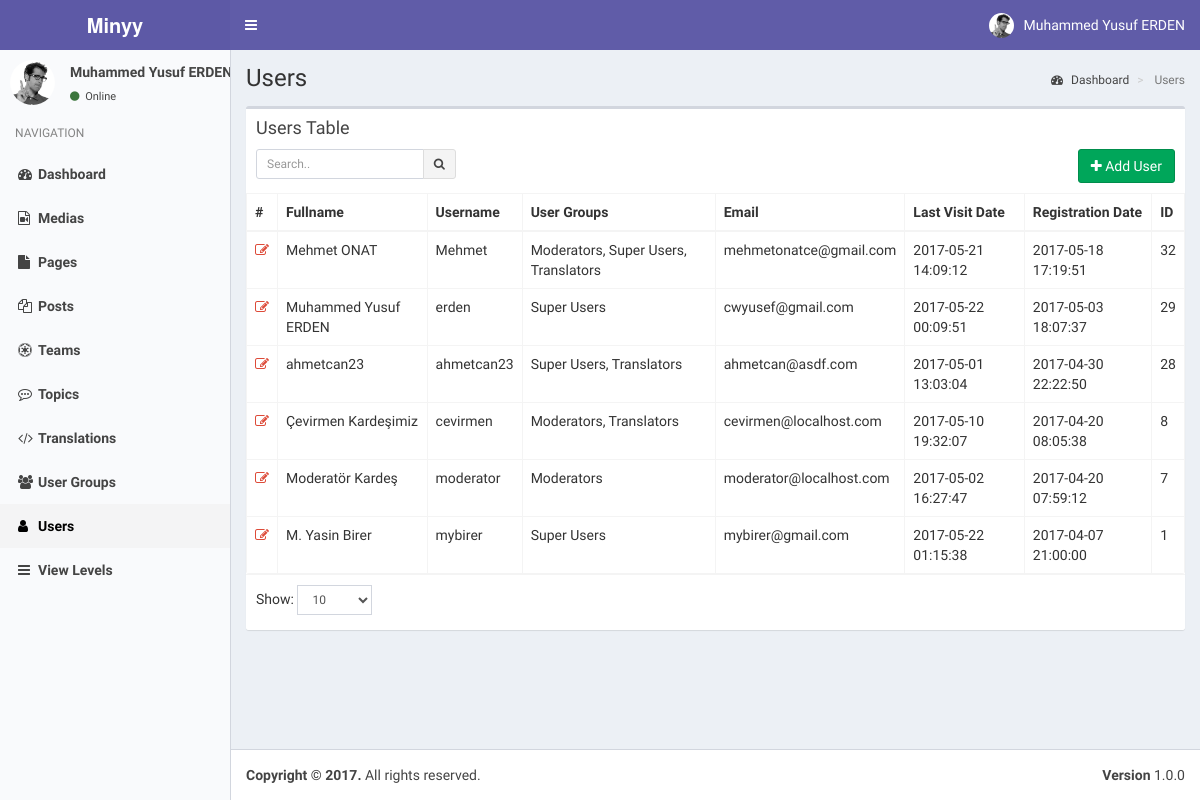
/index.php?controller=module&action=users (signed in), run on an earlier commit of the app's database.
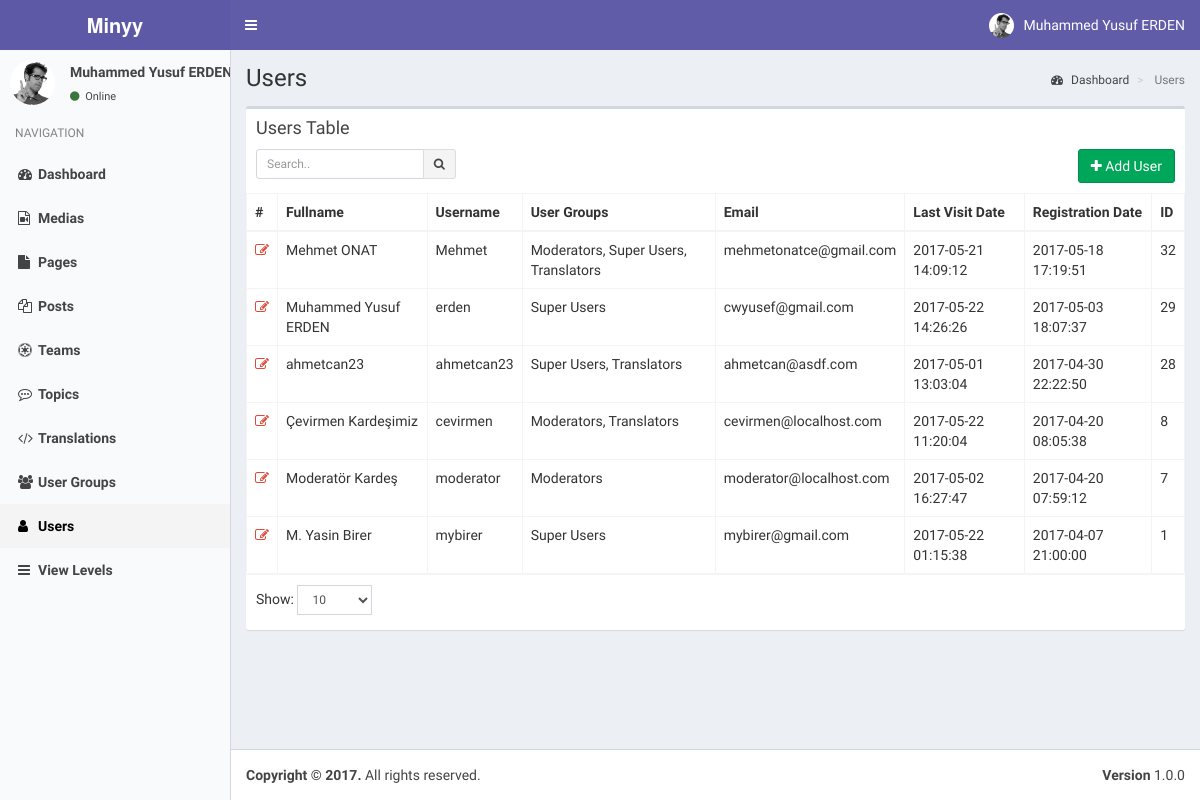
And on a later commit of the database.
### tables this page shows
CREATE TABLE `users` (
  `pk_user_id` int(11) NOT NULL,
  `username` varchar(50) NOT NULL,
  `password` varchar(50) NOT NULL,
  `email` varchar(75) NOT NULL,
  `last_visit` timestamp NOT NULL DEFAULT CURRENT_TIMESTAMP,
  `fullname` varchar(50) DEFAULT NULL,
  `registration_date` timestamp NULL DEFAULT CURRENT_TIMESTAMP
);

CREATE TABLE `modules` (
  `pk_module_id` int(11) NOT NULL,
  `name` varchar(20) NOT NULL,
  `icon` varchar(30) DEFAULT NULL,
  `module_key` varchar(20) NOT NULL,
  `does` text,
  `params` text
);

### helpers/view_helper.php (called while the page is built, shortened)
<?php
class ViewHelper
{
    private static $__layout='public';
    public static function getView($viewFolder,$viewFile){
        Functions::requireFile('views/'.$viewFolder,$viewFile.'.php');
    }
    public static function setLayout($layout){
        self::$__layout=$layout;
    }
    public static function getHeader(){
        require_once('views/'.self::$__layout.'_header.php');
    }
}
?>

### controllers/users_controller.php (called while the page is built, shortened)
<?php
class UsersController implements ModuleInterface
{
    public static function getList($params=array()) {
        $search_term=isset($_GET['search_term']) ? Functions::clearString($_GET['search_term']) : "";
        $order_by=isset($_GET['order_by']) && !empty($_GET['order_by']) ? strtolower(Functions::clearString($_GET['order_by'])) : "id";
        $order_dir=isset($_GET['order_dir']) && !empty($_GET['order_dir']) ? strtolower(Functions::clearString($_GET['order_dir'])) : "desc";
        $limit=isset($_GET['limit']) && !empty($_GET['limit']) ? (int) Functions::clearString($_GET['limit']) : 20;
        $page=isset($_GET['page']) && !empty($_GET['page']) ? (int) Functions::clearString($_GET['page']) : 1;
        $offset=($page-1)*$limit;
        $params=[
            "search_term"=>$search_term,
            "order_by"=>$order_by,
            "order_dir"=>$order_dir,
            "limit"=>$limit,
            "offset"=>$offset
        ];
        $objList = Users::getObjList($params);
        $gparams=[
            "search_term"=>"",
            "order_by"=>"name",
            "order_dir"=>"asc",
            "limit"=>"1000",
            "offset"=>"0"
        ];
        $groupList= UserGroups::getObjList($gparams);
        ViewHelper::getView('users','users');
    }
}
?>

### index.php (called while the page is built, shortened)
<?php
require_once('helpers/view_helper.php');
require_once('helpers/functions_helper.php');
require_once('helpers/module_helper.php');
require_once('models/users_model.php');
require_once('models/user_groups_model.php');
require_once('models/view_levels_model.php');
require_once('routes.php');

### models/users_model.php (called while the page is built, shortened)
<?php
class Users implements DatabaseObject {
    public $groups;
    public function __construct($pk_user_id,$username,$password,$email,$last_visit,$fullname,$registration_date){
        $this->fullname=$fullname;
        $this->groups=$this->getUserGroups($pk_user_id);
        $this->modules=$this->getUserModules($pk_user_id);
    }
    public static function getObjList($params){
        $list = [];
        $order_dirs=array("desc","asc");
        $key=array_search($params["order_dir"],$order_dirs);
        $order_dir=$order_dirs[($key) ? $key : 0];
        $order_columns=array("pk_user_id", "username", "email", "last_visit", "fullname", "registration_date");
        $key=array_search($params["order_by"],$order_columns);
        $order_by=$order_columns[($key) ? $key : 0];
        $limit=$params["limit"] ? $params["limit"] : "20";
        $offset=$params["offset"] ? $params["offset"] : "0";
        $query="SELECT * FROM users";
        $query.=" ORDER BY $order_by $order_dir LIMIT :offset , :limit";
        $db = Db::getInstance();
        $req = $db->prepare($query);
        $req->bindValue(':limit', intval($limit), PDO::PARAM_INT);
        $req->bindValue(':offset', intval($offset), PDO::PARAM_INT);
        $req->execute();
        foreach($req->fetchAll() as $obj) {
            $list[] = new Users( $obj['pk_user_id'],
                                $obj['username'],
                                $obj['password'],
                                $obj['email'],
                                $obj['last_visit'],
                                $obj['fullname'],
                                $obj['registration_date']);
        }
        return $list;
    }
    public static function getObj($id){
        try{
            $db = Db::getInstance();
            $id = intval($id);
            $req = $db->prepare('SELECT * FROM users WHERE pk_user_id = :pk_user_id');
            $req->execute(array('pk_user_id' => $id));
            $obj = $req->fetch();
            if($obj){
                return new Users( $obj['pk_user_id'],
                                    $obj['username'],
                                    $obj['password'],
                                    $obj['email'],
                                    $obj['last_visit'],
                                    $obj['fullname'],
                                    $obj['registration_date']);
            }
            else{
                return [];
            }
        }
        catch (PDOException $e){
            return $e->getMessage();
        }
    }
    public function getUserGroups($id){
        try{
            $db = Db::getInstance();
            $id = intval($id);
            $req = $db->prepare('SELECT * FROM user_usergroup_map WHERE pk_user_id = :pk_user_id');
            $req->execute(array('pk_user_id' => $id));
            $list=[];
            foreach($req->fetchAll() as $obj) {
                $list[]= $obj['pk_group_id'];
            }
            return $list;
        }
        catch (PDOException $e){
            return $e->getMessage();
        }
    }
    public function getUserModules(){
        $modules=[];
        $params=[
            "search_term"=>"",
            "order_by"=>"name",
            "order_dir"=>"asc",
            "limit"=>"1000",
            "offset"=>"0"
        ];
        $viewLevels=ViewLevels::getObjList($params);
        foreach($viewLevels as $viewObj){
            $voGroups=json_decode($viewObj->groups);
            $voModules=json_decode($viewObj->modules,true);
            foreach($this->groups as $uoGroup){
                if(in_array($uoGroup,$voGroups)){
                    $keys = array_keys($voModules);
                    foreach($keys as $key){
                        if(array_key_exists($key,$modules)){
                            $temp=array_merge($modules[$key],$voModules[$key]);
                            $modules[$key]=array_unique($temp);
                        }
                        else{
                            $modules[$key]=$voModules[$key];
                        }
                    }
                }
            }
        }
        ksort($modules);
        return $modules;
    }
}

### models/view_levels_model.php (called while the page is built, shortened)
<?php
class ViewLevels implements DatabaseObject {
    public function __construct($pk_view_level_id,$title,$groups,$modules){
        $this->groups=$groups;
        $this->modules=$modules;
    }
    public static function getObjList($params){
        $list = [];
        $order_dirs=array("desc","asc");
        $key=array_search($params["order_dir"],$order_dirs);
        $order_dir=$order_dirs[($key) ? $key : 0];
        $order_columns=array("pk_view_level_id", "title");
        $key=array_search($params["order_by"],$order_columns);
        $order_by=$order_columns[($key) ? $key : 0];
        $limit=$params["limit"] ? $params["limit"] : "20";
        $offset=$params["offset"] ? $params["offset"] : "0";
        $query="SELECT * FROM view_levels";
        $query.=" ORDER BY $order_by $order_dir LIMIT :offset , :limit";
        $db = Db::getInstance();
        $req = $db->prepare($query);
        $req->bindValue(':limit', intval($limit), PDO::PARAM_INT);
        $req->bindValue(':offset', intval($offset), PDO::PARAM_INT);
        $req->execute();
        foreach($req->fetchAll() as $obj) {
            $list[] = new ViewLevels( $obj['pk_view_level_id'],
                                $obj['title'],
                                $obj['groups'],
                                $obj['modules']);
        }
        return $list;
    }
}

### helpers/module_helper.php (called while the page is built, shortened)
<?php
class ModuleHelper
{
    public static function getModules(){
        try{
            $db = Db::getInstance();
            $req = $db->prepare('SELECT * FROM modules');
            $req->execute();
            $res=$req->fetchAll(PDO::FETCH_ASSOC);
            $returnArray=[];
            foreach($res as $obj){
                $returnArray[$obj['module_key']]=$obj;
            }
            return $returnArray;
        }
        catch(PDOException $e){
            return [];
            var_dump($e);
            die('Die...');
        }
    }
}
?>

### models/user_groups_model.php (called while the page is built, shortened)
<?php
class UserGroups implements DatabaseObject {
    public function __construct($pk_group_id,$name){
        $this->name=$name;
    }
    public static function getObjList($params){
        $list = [];
        $order_dirs=array("desc","asc");
        $key=array_search($params["order_dir"],$order_dirs);
        $order_dir=$order_dirs[($key) ? $key : 0];
        $order_columns=array("pk_group_id", "name");
        $key=array_search($params["order_by"],$order_columns);
        $order_by=$order_columns[($key) ? $key : 0];
        $limit=$params["limit"] ? $params["limit"] : "20";
        $offset=$params["offset"] ? $params["offset"] : "0";
        $query="SELECT * FROM user_groups";
        $query.=" ORDER BY $order_by $order_dir LIMIT :offset , :limit";
        $db = Db::getInstance();
        $req = $db->prepare($query);
        $req->bindValue(':limit', intval($limit), PDO::PARAM_INT);
        $req->bindValue(':offset', intval($offset), PDO::PARAM_INT);
        $req->execute();
        foreach($req->fetchAll() as $obj) {
            $list[] = new UserGroups( $obj['pk_group_id'],
                                $obj['name']);
        }
        return $list;
    }
}

### views/users/users.php (the view, shortened to what the rows shown need)
<?php ViewHelper::getHeader(); ?>
<?php
    global $objList;
    global $params;
    global $groupList;
?>
<section class="content-header">
    <h1>
    </h1>
    <ol class="breadcrumb">
    <li><a href="index.php"><i class="fa fa-dashboard"></i> <?php T::__("Dashboard"); ?></a></li>
    <li class="active"> <?php T::__("Users"); ?></li>
    </ol>
</section>
<section class="content">
    <div class="row">
    <div class="col-xs-12">
        <div class="box">
        <div class="box-header">
            <h3 class="box-title"><?php T::__("Users Table"); ?></h3>
            <div class="box-toolbox">
            <form id="search-form">
            <div class="input-group input-group-sm pull-left search-form">
                <input type="text" name="table_search" class="form-control pull-right" placeholder="<?php T::__("Search.."); ?>" <?php echo !empty(Functions::getUrlVariableValue("search_term")) ? "value='".htmlspecialchars(urldecode(Functions::getUrlVariableValue("search_term")))."'" : ""; ?> />
                <div class="input-group-btn">
                <button type="submit" class="btn btn-default"><i class="fa fa-search"></i></button>
                </div>
            </div>
            </form>
            <button type="button" data-toggle="openModal" data-target="#addUserModal" class="btn btn-success pull-right">
                <i class="fa fa-plus"></i> <?php T::__("Add User"); ?>
            </button>
            </div>
        </div>
        <div class="box-body table-responsive no-padding">
            <table class="table table-hover table-bordered">
            <thead>
                <tr>
                    <th>#</th>
                    <th><?php T::__("Fullname"); ?></th>
                    <th><?php T::__("Username"); ?></th>
                    <th><?php T::__("User Groups"); ?></th>
                    <th><?php T::__("Email"); ?></th>
                    <th><?php T::__("Last Visit Date"); ?></th>
                    <th><?php T::__("Registration Date"); ?></th>
                    <th><?php T::__("ID"); ?></th>
                </tr>
            </thead>
            <tbody>
            <?php $i=$params['offset']+1; foreach($objList as $user): ?>
            <tr data-id="<?php echo $user->pk_user_id; ?>">
                <td><a data-toggle="tooltip" title="Düzenle" class="text-red" href="index.php?controller=module&action=users&do=edit&id=<?php echo $user->pk_user_id; ?>"><i class="fa fa-edit"></i></a></td>
                <td class="has-link"><?php echo $user->fullname; ?></td>
                <td class="has-link"><?php echo $user->username; ?></td>
                <td class="has-link">
                    <?php
                        $grpstr=[];
                        foreach($groupList as $groupObj){
                            if(in_array($groupObj->pk_group_id,$user->groups)){
                                $grpstr[]=$groupObj->name;
                            }
                        }
                        echo implode(", ",$grpstr);
                    ?>
                </td>
                <td class="has-link"><?php echo $user->email; ?></td>
                <td class="has-link"><?php echo $user->last_visit; ?></td>
                <td class="has-link"><?php echo $user->registration_date; ?></td>
                <td class="has-link"><?php echo $user->pk_user_id; ?></td>
            </tr>
            <?php endforeach; ?>
            </tbody></table>
        </div>
        <div class="box-footer clearfix">
            <div class="table-length dataTables_length pull-left">
                <label><?php T::__("Show:"); ?>
                    <select name="limit" class="form-control input-sm">
                    <option value="10" <?php echo Functions::getUrlVariableValue("limit")=="10" ? "selected" : ""; ?>>10</option>
                    </select>
                </label>
            </div>
        </div>
        </div>
    </div>
    </div>
</section>

### views/static/header.php (shortened to what the rows shown need)
<?php
global $currentUser;
?>
<a href="index.php" class="logo">
    <span class="logo-lg"><b>Minyy</b></span>
</a>
<nav class="navbar navbar-static-top">
    <a href="#" class="sidebar-toggle" data-toggle="offcanvas" role="button">
    </a>
    <div class="navbar-custom-menu">
    <ul class="nav navbar-nav">
        <li class="dropdown user user-menu">
        <a href="#" class="dropdown-toggle" data-toggle="dropdown">
            <img src="assets/img/user2-160x160.jpg" class="user-image" alt="User Image">
            <span class="hidden-xs"><?php echo $currentUser->fullname; ?></span>
        </a>
            </li>
        </ul>
    </div>
</nav>

### views/static/sidebar.php
<?php
global $currentUser;
global $MODULES;
?>
<section class="sidebar">
    <div class="user-panel">
    <div class="pull-left image">
        <img src="assets/img/user2-160x160.jpg" class="img-circle" alt="User Image">
    </div>
    <div class="pull-left info">
        <p><?php echo $currentUser->fullname; ?></p>
        <a href="#"><i class="fa fa-circle text-success"></i> <?php echo T::__('Online'); ?></a>
    </div>
    </div>
    <ul class="sidebar-menu">
    <li class="header"><?php echo T::__('NAVIGATION'); ?></li>
    <?php
    foreach($currentUser->modules as $module=>$moduleProps):
    ?>
    <li class="<?php echo Functions::isActive($module); ?>">
        <a href="index.php?controller=module&action=<?php echo $module; ?>"><i class="fa <?php echo $MODULES[$module]["icon"]; ?>"></i><span><?php echo $MODULES[$module]["name"]; ?></span></a>
    </li>
    <?php endforeach; ?>
    </ul>
</section>

What changed in the data, as far as the page shows it:
changed users "Muhammed Yusuf ERDEN": last_visit "2017-05-22 00:09:51" → "2017-05-22 14:26:26"
changed users "Çevirmen Kardeşimiz": last_visit "2017-05-10 19:32:07" → "2017-05-22 11:20:04"
